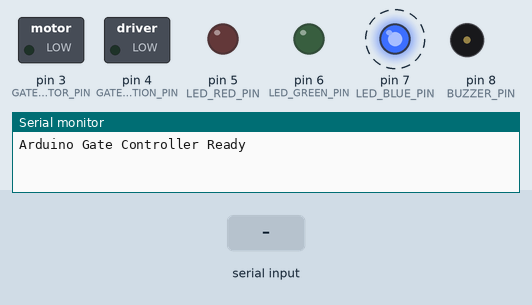
Recording of a sketch running on a simulated Arduino Uno, built with avr-gcc and run on an emulated ATmega328P. Parts: switched loads named in the sketch (green lamp = pin HIGH), output pins drawn as LEDs (lit = HIGH), buzzer (waves = sounding, pin HIGH), the last lines printed to the serial monitor. Dashed ring = blinking. The test bench sets the inputs (shaded band).

Above: at 2.5 s.
2.6 s: "LED_RED_ON\n" received over Serial
At 3.7 s:
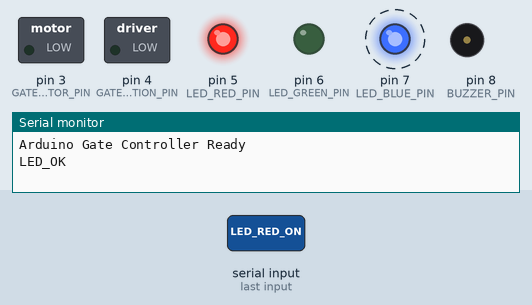
5.6 s: "BUZZER_90\n" received over Serial
At 5.76 s:
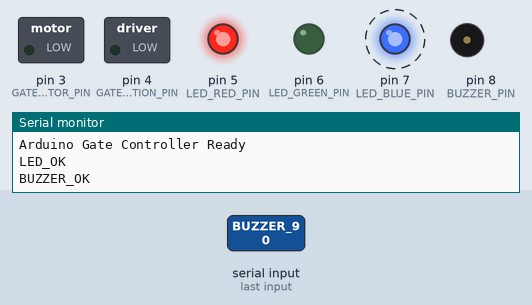
8.6 s: "GATE_OPEN\n" received over Serial
At 9.7 s:
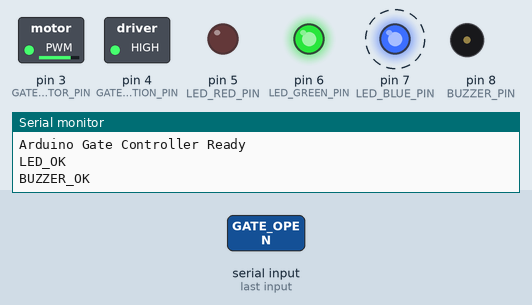
11.6 s: "GATE_CLOSE\n" received over Serial
At 12.7 s:
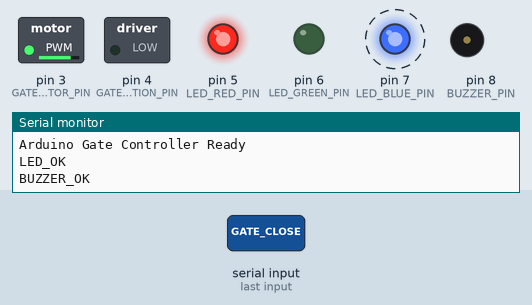
14.6 s: "LED_GREEN_ON\n" received over Serial
At 15.7 s:
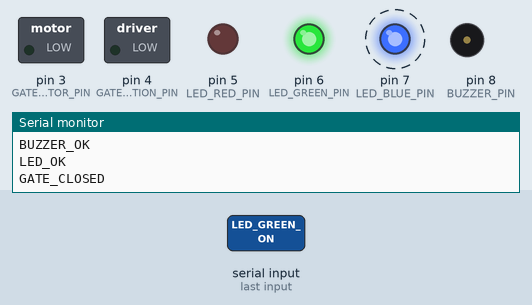
17.6 s: "LED_RED_ON\n" received over Serial
At 18.8 s:
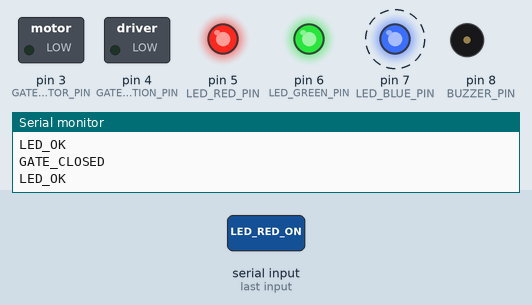
Timing chart, 0 to 21.6 s (numbered marks = the images above; inputs shaded):
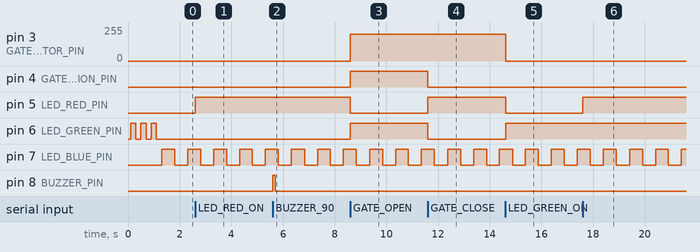

The sketch:

arduino_gate_controller.ino
```cpp
/*
  Arduino Gate Controller untuk Sistem Parkir Manless (Versi Debug)
  - Handler serial: STATUS, PING, GATE_OPEN, GATE_CLOSE, LED_xx, BUZZER_xx, RESET, EMERGENCY_STOP
  - Semua perintah serial pasti membalas
  - LED biru akan berkedip tiap loop sebagai indikator loop berjalan
*/

// Pin definitions
#define GATE_MOTOR_PIN 3
#define GATE_DIRECTION_PIN 4
#define LED_RED_PIN 5
#define LED_GREEN_PIN 6
#define LED_BLUE_PIN 7
#define BUZZER_PIN 8
#define VEHICLE_SENSOR_PIN 9
#define GATE_POSITION_SENSOR_PIN 10

// Gate states
enum GateState {
  GATE_CLOSED,
  GATE_OPENING,
  GATE_OPEN,
  GATE_CLOSING,
  GATE_ERROR
};

// Global variables
GateState currentGateState = GATE_CLOSED;
unsigned long gateOperationStartTime = 0;
unsigned long buzzerStartTime = 0;
unsigned long buzzerDuration = 0;
bool buzzerActive = false;
String inputBuffer = "";
unsigned long gateOpenTime = 0;

// Debug LED
unsigned long lastBlink = 0;
bool blueLedState = false;

// Timing constants
const unsigned long GATE_OPERATION_TIME = 3000;
const unsigned long GATE_AUTO_CLOSE_TIME = 10000;

void setup() {
  Serial.begin(9600);
  while (!Serial) {
    ; // Tunggu koneksi serial
  }

  // Beri sedikit jeda agar serial siap sepenuhnya
  delay(100);

  pinMode(GATE_MOTOR_PIN, OUTPUT);
  pinMode(GATE_DIRECTION_PIN, OUTPUT);
  pinMode(LED_RED_PIN, OUTPUT);
  pinMode(LED_GREEN_PIN, OUTPUT);
  pinMode(LED_BLUE_PIN, OUTPUT);
  pinMode(BUZZER_PIN, OUTPUT);
  pinMode(VEHICLE_SENSOR_PIN, INPUT_PULLUP);
  pinMode(GATE_POSITION_SENSOR_PIN, INPUT_PULLUP);
  digitalWrite(GATE_MOTOR_PIN, LOW);
  digitalWrite(GATE_DIRECTION_PIN, LOW);
  digitalWrite(LED_RED_PIN, LOW);
  digitalWrite(LED_GREEN_PIN, LOW);
  digitalWrite(LED_BLUE_PIN, LOW);
  digitalWrite(BUZZER_PIN, LOW);
  currentGateState = GATE_CLOSED;
  blinkLED(LED_GREEN_PIN, 3);
  Serial.println("Arduino Gate Controller Ready");
}

void loop() {
  // 1. Handle incoming serial commands
  if (Serial.available() > 0) {
    String command = Serial.readStringUntil('\n');
    command.trim();

    // Menggunakan struktur if-else tunggal yang bersih untuk semua perintah
    if (command == "PING") {
      Serial.println("PONG");
    } else if (command == "STATUS") {
      sendStatus(); // Menggunakan fungsi status yang lebih detail
    } else if (command == "GATE_OPEN") {
      openGate();
      // Respons "GATE_OPENED" akan dikirim oleh state machine saat gerbang benar-benar terbuka
    } else if (command == "GATE_CLOSE") {
      closeGate();
      // Respons "GATE_CLOSED" akan dikirim oleh state machine saat gerbang benar-benar tertutup
    } else if (command == "LED_RED_ON") {
      digitalWrite(LED_RED_PIN, HIGH);
      Serial.println("LED_OK");
    } else if (command == "LED_RED_OFF") {
      digitalWrite(LED_RED_PIN, LOW);
      Serial.println("LED_OK");
    } else if (command == "LED_GREEN_ON") {
      digitalWrite(LED_GREEN_PIN, HIGH);
      Serial.println("LED_OK");
    } else if (command == "LED_GREEN_OFF") {
      digitalWrite(LED_GREEN_PIN, LOW);
      Serial.println("LED_OK");
    } else if (command == "LED_BLUE_ON") {
      digitalWrite(LED_BLUE_PIN, HIGH);
      Serial.println("LED_OK");
    } else if (command == "LED_BLUE_OFF") {
      digitalWrite(LED_BLUE_PIN, LOW);
      Serial.println("LED_OK");
    } else if (command.startsWith("BUZZER_")) {
      int duration = command.substring(7).toInt();
      activateBuzzer(duration);
      Serial.println("BUZZER_OK");
    } else if (command == "RESET") {
      resetSystem();
      Serial.println("SYSTEM_RESET");
    } else if (command == "EMERGENCY_STOP") {
      emergencyStop();
      Serial.println("EMERGENCY_STOP_ACTIVATED");
    } else if (command != "") { // Abaikan perintah kosong
      Serial.println("UNKNOWN_COMMAND");
    }
  }

  // 2. Update state machine dan tugas-tugas loop lainnya
  updateGateStateMachine();
  handleBuzzer();
  checkAutoClose();
  blinkDebugLED();

  delay(10); // Delay singkat untuk mencegah loop yang terlalu sibuk
}

void blinkDebugLED() {
  // LED biru kedip tiap 500ms
  if (millis() - lastBlink > 500) {
    blueLedState = !blueLedState;
    digitalWrite(LED_BLUE_PIN, blueLedState ? HIGH : LOW);
    lastBlink = millis();
  }
}

void openGate() {
  if (currentGateState == GATE_CLOSED || currentGateState == GATE_CLOSING) {
    currentGateState = GATE_OPENING;
    gateOperationStartTime = millis();
    digitalWrite(GATE_DIRECTION_PIN, HIGH);
    analogWrite(GATE_MOTOR_PIN, 200);
    digitalWrite(LED_GREEN_PIN, HIGH);
    digitalWrite(LED_RED_PIN, LOW);
  }
}

void closeGate() {
  if (currentGateState == GATE_OPEN || currentGateState == GATE_OPENING) {
    currentGateState = GATE_CLOSING;
    gateOperationStartTime = millis();
    digitalWrite(GATE_DIRECTION_PIN, LOW);
    analogWrite(GATE_MOTOR_PIN, 200);
    digitalWrite(LED_RED_PIN, HIGH);
    digitalWrite(LED_GREEN_PIN, LOW);
  }
}

void updateGateStateMachine() {
  unsigned long currentTime = millis();
  switch (currentGateState) {
    case GATE_OPENING:
      if (currentTime - gateOperationStartTime >= GATE_OPERATION_TIME) {
        analogWrite(GATE_MOTOR_PIN, 0);
        currentGateState = GATE_OPEN;
        gateOpenTime = currentTime;
        digitalWrite(LED_GREEN_PIN, HIGH);
        Serial.println("GATE_OPENED");
      }
      break;
    case GATE_CLOSING:
      if (currentTime - gateOperationStartTime >= GATE_OPERATION_TIME) {
        analogWrite(GATE_MOTOR_PIN, 0);
        currentGateState = GATE_CLOSED;
        digitalWrite(LED_RED_PIN, LOW);
        Serial.println("GATE_CLOSED");
      }
      break;
    case GATE_OPEN:
      break;
    case GATE_CLOSED:
      break;
    case GATE_ERROR:
      analogWrite(GATE_MOTOR_PIN, 0);
      digitalWrite(LED_RED_PIN, HIGH);
      break;
  }
}

void checkAutoClose() {
  if (currentGateState == GATE_OPEN && gateOpenTime > 0) {
    unsigned long currentTime = millis();
    if (currentTime - gateOpenTime >= GATE_AUTO_CLOSE_TIME) {
      bool vehiclePresent = !digitalRead(VEHICLE_SENSOR_PIN);
      if (!vehiclePresent) {
        closeGate();
        gateOpenTime = 0;
      }
    }
  }
}

void sendStatus() {
  String status = "GATE:";
  switch (currentGateState) {
    case GATE_CLOSED: status += "CLOSED"; break;
    case GATE_OPENING: status += "OPENING"; break;
    case GATE_OPEN: status += "OPEN"; break;
    case GATE_CLOSING: status += "CLOSING"; break;
    case GATE_ERROR: status += "ERROR"; break;
  }
  bool vehiclePresent = !digitalRead(VEHICLE_SENSOR_PIN);
  bool gatePositionSensor = !digitalRead(GATE_POSITION_SENSOR_PIN);
  status += ",VEHICLE:" + String(vehiclePresent ? "1" : "0");
  status += ",POSITION:" + String(gatePositionSensor ? "1" : "0");
  status += ",SENSORS:OK";
  Serial.println(status);
}

void activateBuzzer(int duration) {
  buzzerDuration = duration;
  buzzerStartTime = millis();
  buzzerActive = true;
  digitalWrite(BUZZER_PIN, HIGH);
}

void handleBuzzer() {
  if (buzzerActive) {
    unsigned long currentTime = millis();
    if (currentTime - buzzerStartTime >= buzzerDuration) {
      digitalWrite(BUZZER_PIN, LOW);
      buzzerActive = false;
    }
  }
}

void resetSystem() {
  analogWrite(GATE_MOTOR_PIN, 0);
  digitalWrite(BUZZER_PIN, LOW);
  digitalWrite(LED_RED_PIN, LOW);
  digitalWrite(LED_GREEN_PIN, LOW);
  digitalWrite(LED_BLUE_PIN, LOW);
  currentGateState = GATE_CLOSED;
  gateOperationStartTime = 0;
  gateOpenTime = 0;
  buzzerActive = false;
  blinkLED(LED_BLUE_PIN, 3);
}

void emergencyStop() {
  analogWrite(GATE_MOTOR_PIN, 0);
  currentGateState = GATE_ERROR;
  digitalWrite(LED_RED_PIN, HIGH);
  digitalWrite(LED_GREEN_PIN, LOW);
  digitalWrite(LED_BLUE_PIN, LOW);
  activateBuzzer(2000);
}

void blinkLED(int pin, int times) {
  for (int i = 0; i < times; i++) {
    digitalWrite(pin, HIGH);
    delay(200);
    digitalWrite(pin, LOW);
    delay(200);
  }
}

// Interrupt handlers for sensors (optional)
void vehicleSensorISR() {
  // Handle vehicle detection
  // This can be used for immediate response to vehicle presence
}

void gatePositionISR() {
  // Handle gate position feedback
  // This can be used for precise gate positioning
} 
```

Measured:
- after the input at 2.6 s, pin 5 (LED_RED_PIN): LOW → HIGH at once
- after the input at 5.6 s, pin 8 (BUZZER_PIN): LOW → HIGH at once, → LOW 0.09 s later
- after the input at 8.6 s, pin 3 (GATE_MOTOR_PIN): 0/255 → 200/255 at once; pin 4 (GATE_DIRECTION_PIN), pin 6 (LED_GREEN_PIN): LOW → HIGH at once; pin 5 (LED_RED_PIN): HIGH → LOW at once
- after the input at 11.6 s, pin 3 (GATE_MOTOR_PIN): stays 200/255 (without the input it goes to 0/255 after 0.01 s); pin 4 (GATE_DIRECTION_PIN), pin 6 (LED_GREEN_PIN): HIGH → LOW at once; pin 5 (LED_RED_PIN): LOW → HIGH at once
- after the input at 14.6 s, pin 6 (LED_GREEN_PIN): LOW → HIGH at once
- after the input at 17.6 s, pin 5 (LED_RED_PIN): LOW → HIGH at once
- by itself, pin 7 (LED_BLUE_PIN): alternates HIGH for 0.50 s and LOW for 0.50 s
